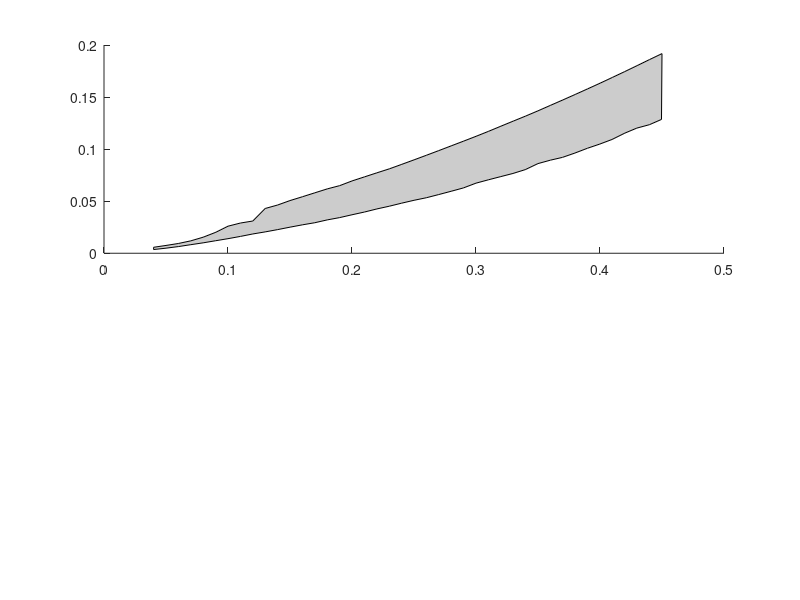

Recreate this plot in MATLAB. (Note: this script raises an error after producing the figure.)

BVTVmin=0.05;
BVTVmax=0.45;

% Lee base de datos 
load('BoundsKG_sr.mat');
load('BoundsKG_pol.mat');
load('BoundsKG_tc.mat');

close all;

figure('Position',[400 200 400 800]);

% -------------------------------------------------------------------------
%                                  K
% -------------------------------------------------------------------------

subplot(2,1,1);

% Sin restriccion
hold on;
K_sr=vertcat(maxK_sr,flip(minK_sr));
hK_sr=patch(K_sr(:,1),K_sr(:,2),[0.80 0.80 0.80]);
hK_sr.LineStyle=':';

% Lineal
hold on;
K_pol=vertcat(maxK_pol,flip(minK_pol));
hK_pol=patch(K_pol(:,1),K_pol(:,2),[0.80 0.80 0.80]);
hK_pol.LineStyle=':';
hpatch = findobj(hK_pol,'type','patch');
hhatchK_pol=hatchfill2(hpatch(1),'single','HatchAngle',66,...
    'HatchDensity',60,'FaceColor',[0.80 0.80 0.80]);

% tc
hold on;
K_tc=vertcat(maxK_tc,flip(minK_tc));
hK_tc=patch(K_tc(:,1),K_tc(:,2),[0.80 0.80 0.80]);
hK_tc.LineStyle=':';
hpatch = findobj(hK_tc,'type','patch');
hhatchK_pol=hatchfill2(hpatch(1),'single','HatchAngle',66,...
    'HatchDensity',60,'FaceColor',[0.80 0.80 0.80]);
hhatchK_tc1=hatchfill2(hpatch(1),'single','HatchAngle',66,...
     'HatchDensity',60,'FaceColor',[0.80 0.80 0.80]);
hhatchK_tc2=hatchfill2(hpatch(1),'single','HatchAngle',-66,...
     'HatchDensity',60,'FaceColor',[0.80 0.80 0.80]);


xlim([BVTVmin BVTVmax]);
ylim([0 0.2]);
xlabel('Solid volume fraction \phi') ; 
xticks([0.05 0.10 0.15 0.20 0.25 0.30 0.35 0.40 0.45])
xticklabels({'0.05','0.10','0.15','0.20','0.25','0.30','0.35','0.40','0.45'})
ylabel('Normalized bulk modulus  \kappa/E');
grid on ;
set(gca,'Layer','top');

box on


% -------------------------------------------------------------------------
%                                  G
% -------------------------------------------------------------------------

subplot(2,1,2);

% Sin restriccion
G_sr=vertcat(maxG_sr,flip(minG_sr));
hG_sr=patch(G_sr(:,1),G_sr(:,2),[0.80 0.80 0.80]);
hG_sr.LineStyle=':';

% Lineal
hold on;
G_pol=vertcat(maxG_pol,flip(minG_pol));
hG_pol=patch(G_pol(:,1),G_pol(:,2),[0.80 0.80 0.80]);
hG_pol.LineStyle=':';
hpatch = findobj(hG_pol,'type','patch');
hhatchG_pol=hatchfill2(hpatch(1),'single','HatchAngle',66,...
    'HatchDensity',60,'FaceColor',[0.80 0.80 0.80]);

% tc
hold on;
G_tc=vertcat(maxG_tc,flip(minG_tc));
hG_tc=patch(G_tc(:,1),G_tc(:,2),[0.80 0.80 0.80]);
hG_tc.LineStyle=':';
hpatch = findobj(hG_tc,'type','patch');
hhatchG_pol=hatchfill2(hpatch(1),'single','HatchAngle',66,...
    'HatchDensity',60,'FaceColor',[0.80 0.80 0.80]);
hhatchG_tc1=hatchfill2(hpatch(1),'single','HatchAngle',66,...
     'HatchDensity',60,'FaceColor',[0.80 0.80 0.80]);
hhatchG_tc2=hatchfill2(hpatch(1),'single','HatchAngle',-66,...
     'HatchDensity',60,'FaceColor',[0.80 0.80 0.80]);

xlim([BVTVmin BVTVmax]);
ylim([0 0.3]);
xlabel('Solid volume fraction \phi') ; 
xticks([0.05 0.10 0.15 0.20 0.25 0.30 0.35 0.40 0.45])
xticklabels({'0.05','0.10','0.15','0.20','0.25','0.30','0.35','0.40','0.45'}) 
ylabel('Normalized shear modulus  \mu/G');
grid on ;
set(gca,'Layer','top');

box on


% -------------------------------------------------------------------------
%                              Specimens & bounds
% -------------------------------------------------------------------------
[hK_VR,hG_VR,hK_G,hG_G,hK_HS,hG_HS]=KG_Specimens_HS



% -------------------------------------------------------------------------
%                                  Leyendas
% -------------------------------------------------------------------------
subplot(2,1,1);
hold on;

% Con muestras
% [~,legend_K,~,~]=legendflex([hK_sr hK_pol hK_tc hK_HS hK_VR hK_G],...
%     {'Non-linear constraint','Linear constraint','t_{c}=0.1375','Human specimens','Bovine specimens'},...
%     'ref', gca, 'anchor', [1 1], 'buffer', [10 -10]);
% hatchfill2(legend_K(7),'single','HatchAngle',66,...
%     'HatchDensity',15,'FaceColor',[1 1 1]);
% hatchfill2(legend_K(8),'single','HatchAngle',-66,...
%     'HatchDensity',15,'FaceColor',[1 1 1]);
% box on

% Sin muestras
[~,legend_K,~,~]=legendflex([hK_sr hK_pol hK_tc hK_HS],...
    {'Non-linear constraint','Linear constraint','t_{c}=0.1375','Hashin-Strikhman bound'},...
    'ref', gca, 'anchor', [1 1], 'buffer', [10 -10]);
hatchfill2(legend_K(6),'single','HatchAngle',66,...
    'HatchDensity',15,'FaceColor',[1 1 1]);
hatchfill2(legend_K(7),'single','HatchAngle',-66,...
    'HatchDensity',15,'FaceColor',[1 1 1]);
box on



subplot(2,1,2);
hold on;

% Con muestras
% [~,legend_G,~,~]=legendflex([hG_sr hG_pol hG_tc hG_VR hG_G],...
%     {'Non-linear constraint','Linear constraint','t_{c}=0.1375','Human specimens','Bovine specimens'},...
%     'ref', gca, 'anchor', [1 1], 'buffer', [10 -10]);
% hatchfill2(legend_G(7),'single','HatchAngle',66,...
%     'HatchDensity',15,'FaceColor',[1 1 1]);
% hatchfill2(legend_G(8),'single','HatchAngle',-66,...
%     'HatchDensity',15,'FaceColor',[1 1 1]);
% box on

% SIn muestras
[~,legend_G,~,~]=legendflex([hG_sr hG_pol hG_tc hG_HS],...
    {'Non-linear constraint','Linear constraint','t_{c}=0.1375','Hashin-Strikhman bound'},... 
    'ref', gca, 'anchor', [1 1], 'buffer', [10 -10]);
hatchfill2(legend_G(6),'single','HatchAngle',66,...
    'HatchDensity',15,'FaceColor',[1 1 1]);
hatchfill2(legend_G(7),'single','HatchAngle',-66,...
    'HatchDensity',15,'FaceColor',[1 1 1]);
box on

